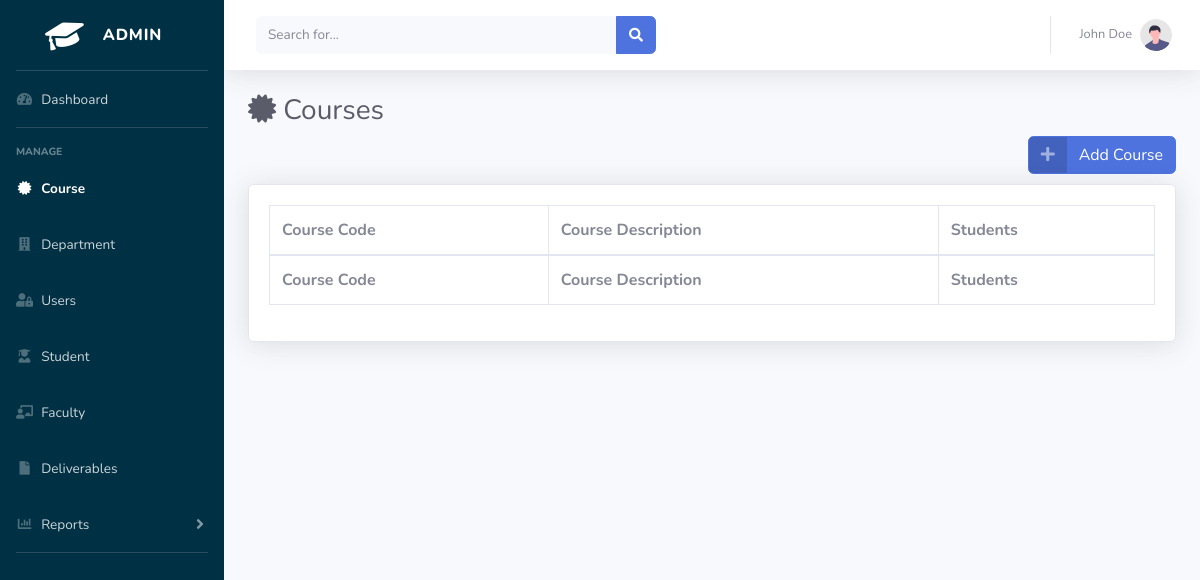
The page /admin/course.php on the database as committed earlier.
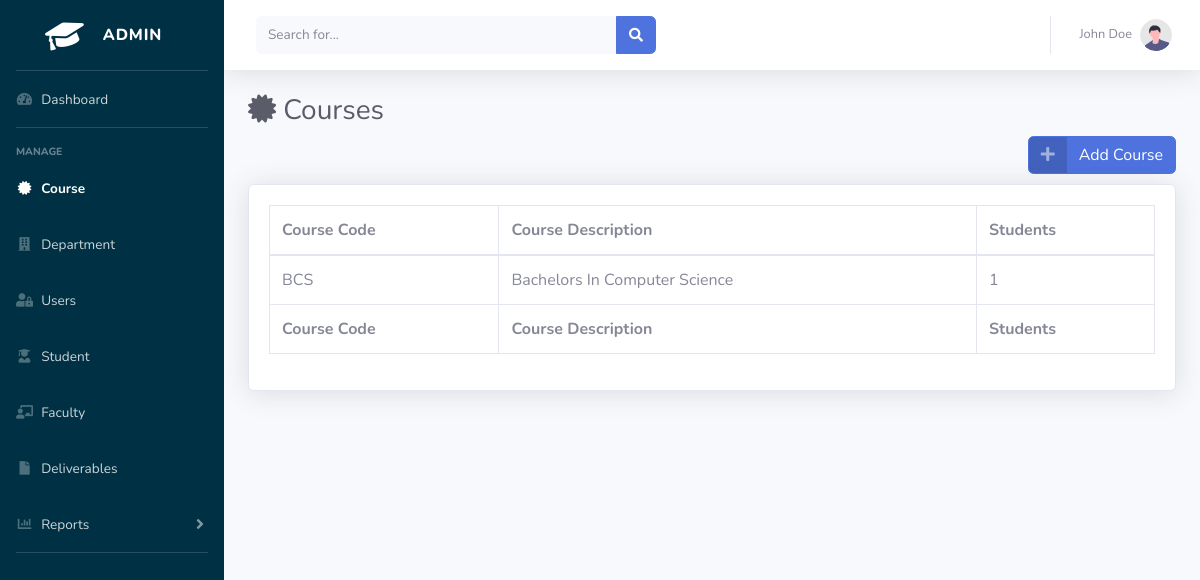
The same page on the database as committed later.
### tables this page shows
CREATE TABLE `tbl_course` (
  `course_id` int(11) NOT NULL,
  `course_code` varchar(15) NOT NULL,
  `course_description` varchar(200) NOT NULL
);

### admin/course.php (the view, shortened to what the changed rows need)
<?php
include('../shared/connection.php');
?>
<!DOCTYPE html>
<html lang="en">
<head>
    <link href="../assets/vendor/fontawesome-free/css/all.min.css" rel="stylesheet" type="text/css">
    <link href="../assets/css/sb-admin-2.min.css" rel="stylesheet">
</head>
<body id="page-top">
    <div id="wrapper" style="background-color: #003043">
        <div id="content-wrapper" class="d-flex flex-column">
            <div id="content">
                <div class="container-fluid">
                    <h1 class="h3 mb-2 text-gray-800"><i class="fas fa-certificate"></i> Courses</h1>
                                    <br><br>
                    <div class="card shadow mb-4">
                        <div class="card-body">
                            <div class="table-responsive">
                                <table class="table table-bordered" id="dataTable" width="100%" cellspacing="0">
                                    <thead>
                                        <tr>
                                            <th>Course Code</th>
                                            <th>Course Description</th>
                                            <th>Students</th>
                                        </tr>
                                    </thead>
                                    <tfoot>
                                        <tr>
                                            <th>Course Code</th>
                                            <th>Course Description</th>
                                            <th>Students</th>
                                        </tr>
                                    </tfoot>
                                    <tbody>
                                    <?php
                                        $sql = "SELECT * FROM `tbl_course`  \n"
                                            . "ORDER BY `tbl_course`.`course_id` ASC;";
                                        $records=mysqli_query($con,$sql);
                                        while($row=mysqli_fetch_assoc($records)){
                                            $index = $row['course_id'];
                                            $code = $row['course_code'];
                                            $descreption = $row['course_description'];
                                            $sql = "SELECT * FROM `tbl_student` WHERE course_id = $index";
                                            $records2=mysqli_query($con,$sql);
                                            $total_students=0;
                                            while($row=mysqli_fetch_assoc($records2)){
                                                $total_students = $total_students + 1;
                                            }
                                            echo"<tr>
                                            <td>$code
                                            </td>
                                            <td>$descreption</td>
                                            <td>$total_students</td>
                                            </tr>";
                                        }
                                        ?>
                                    </tbody>
                                </table>
                            </div>
                        </div>
                    </div>
                </div>
            </div>
        </div>
    </div>
</body>
</html>

Rows that differ between the two databases and show on the page:
added tbl_course: course_code "BCS", course_description "Bachelors In Computer Science", total_students "1"
